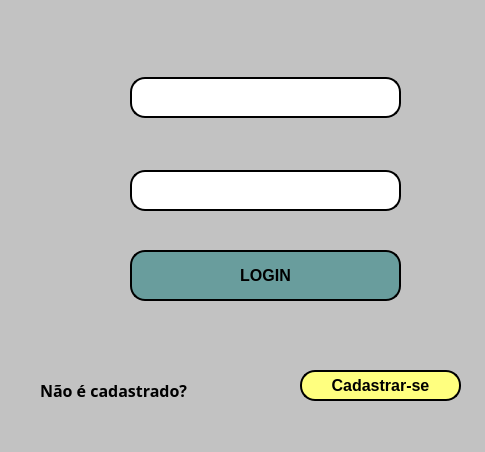
<?xml version="1.0" encoding="UTF-8"?>
<ui version="4.0">
 <class>MainWindow</class>
 <widget class="QMainWindow" name="MainWindow">
  <property name="geometry">
   <rect>
    <x>0</x>
    <y>0</y>
    <width>485</width>
    <height>452</height>
   </rect>
  </property>
  <property name="maximumSize">
   <size>
    <width>485</width>
    <height>16777215</height>
   </size>
  </property>
  <property name="windowTitle">
   <string>Tela de Login</string>
  </property>
  <property name="styleSheet">
   <string notr="true">
background-color: rgb(194, 194, 194);</string>
  </property>
  <widget class="QWidget" name="centralwidget">
   <widget class="QPushButton" name="pushButton">
    <property name="geometry">
     <rect>
      <x>130</x>
      <y>250</y>
      <width>271</width>
      <height>51</height>
     </rect>
    </property>
    <property name="font">
     <font>
      <pointsize>12</pointsize>
      <weight>75</weight>
      <bold>true</bold>
     </font>
    </property>
    <property name="styleSheet">
     <string notr="true">color: rgb(0, 0, 0);
border-radius: 15px;
background-color: rgb(105, 157, 157);
border-style:outset;
border-width: 2px;
border-color:black;</string>
    </property>
    <property name="text">
     <string>LOGIN</string>
    </property>
   </widget>
   <widget class="QLineEdit" name="lineEdit">
    <property name="geometry">
     <rect>
      <x>130</x>
      <y>77</y>
      <width>271</width>
      <height>41</height>
     </rect>
    </property>
    <property name="styleSheet">
     <string notr="true">background-color: rgb(255, 255, 255);
border-radius: 15px;
border-style:outset;
border-width: 2px;</string>
    </property>
   </widget>
   <widget class="QLineEdit" name="lineEdit_3">
    <property name="geometry">
     <rect>
      <x>130</x>
      <y>170</y>
      <width>271</width>
      <height>41</height>
     </rect>
    </property>
    <property name="styleSheet">
     <string notr="true">background-color: rgb(255, 255, 255);
border-radius: 15px;
border-style:outset;
border-width: 2px;</string>
    </property>
   </widget>
   <widget class="QPushButton" name="pushButton_2">
    <property name="geometry">
     <rect>
      <x>300</x>
      <y>370</y>
      <width>161</width>
      <height>31</height>
     </rect>
    </property>
    <property name="font">
     <font>
      <pointsize>12</pointsize>
      <weight>75</weight>
      <bold>true</bold>
     </font>
    </property>
    <property name="styleSheet">
     <string notr="true">color: rgb(0, 0, 0);
background-color: rgb(255, 255, 127);
border-radius: 15px;
border-style:outset;
border-width: 2px;
border-color:black;</string>
    </property>
    <property name="text">
     <string>Cadastrar-se</string>
    </property>
   </widget>
   <widget class="QLabel" name="label_4">
    <property name="geometry">
     <rect>
      <x>40</x>
      <y>380</y>
      <width>171</width>
      <height>21</height>
     </rect>
    </property>
    <property name="font">
     <font>
      <family>KacstLetter</family>
      <pointsize>12</pointsize>
      <weight>75</weight>
      <bold>true</bold>
     </font>
    </property>
    <property name="styleSheet">
     <string notr="true">
color: rgb(0, 0, 0);</string>
    </property>
    <property name="text">
     <string>Não é cadastrado?</string>
    </property>
   </widget>
   <widget class="QLabel" name="label">
    <property name="geometry">
     <rect>
      <x>90</x>
      <y>80</y>
      <width>31</width>
      <height>41</height>
     </rect>
    </property>
    <property name="text">
     <string/>
    </property>
    <property name="pixmap">
     <pixmap>../Python_Login_SqLite/usuario1.svg</pixmap>
    </property>
   </widget>
   <widget class="QLabel" name="label_2">
    <property name="geometry">
     <rect>
      <x>90</x>
      <y>170</y>
      <width>41</width>
      <height>41</height>
     </rect>
    </property>
    <property name="text">
     <string/>
    </property>
    <property name="pixmap">
     <pixmap>../Python_Login_SqLite/9263241821582518283-32.png</pixmap>
    </property>
   </widget>
   <widget class="QLabel" name="label_5">
    <property name="geometry">
     <rect>
      <x>130</x>
      <y>230</y>
      <width>0</width>
      <height>0</height>
     </rect>
    </property>
    <property name="maximumSize">
     <size>
      <width>0</width>
      <height>0</height>
     </size>
    </property>
    <property name="font">
     <font>
      <pointsize>13</pointsize>
      <weight>75</weight>
      <italic>true</italic>
      <bold>true</bold>
     </font>
    </property>
    <property name="styleSheet">
     <string notr="true">color rgb(255, 255, 127);</string>
    </property>
    <property name="frameShadow">
     <enum>QFrame::Plain</enum>
    </property>
    <property name="text">
     <string/>
    </property>
   </widget>
   <widget class="QLabel" name="label_3">
    <property name="geometry">
     <rect>
      <x>140</x>
      <y>220</y>
      <width>241</width>
      <height>20</height>
     </rect>
    </property>
    <property name="font">
     <font>
      <pointsize>10</pointsize>
      <weight>75</weight>
      <italic>true</italic>
      <bold>true</bold>
      <underline>true</underline>
     </font>
    </property>
    <property name="styleSheet">
     <string notr="true">color: rgb(255, 0, 0);</string>
    </property>
    <property name="text">
     <string/>
    </property>
   </widget>
   <zorder>label_4</zorder>
   <zorder>label_2</zorder>
   <zorder>label</zorder>
   <zorder>pushButton</zorder>
   <zorder>lineEdit</zorder>
   <zorder>lineEdit_3</zorder>
   <zorder>pushButton_2</zorder>
   <zorder>label_5</zorder>
   <zorder>label_3</zorder>
  </widget>
  <widget class="QMenuBar" name="menubar">
   <property name="geometry">
    <rect>
     <x>0</x>
     <y>0</y>
     <width>485</width>
     <height>22</height>
    </rect>
   </property>
  </widget>
  <widget class="QStatusBar" name="statusbar"/>
 </widget>
 <resources/>
 <connections/>
</ui>
